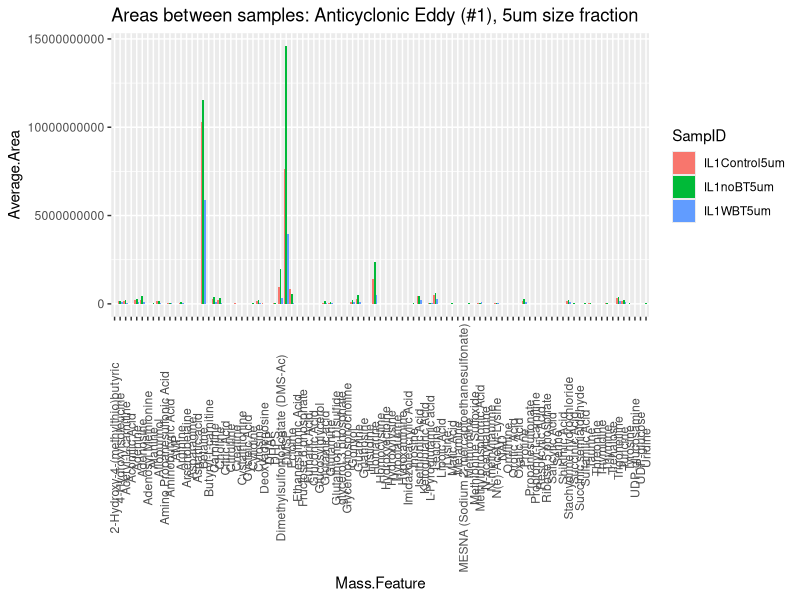
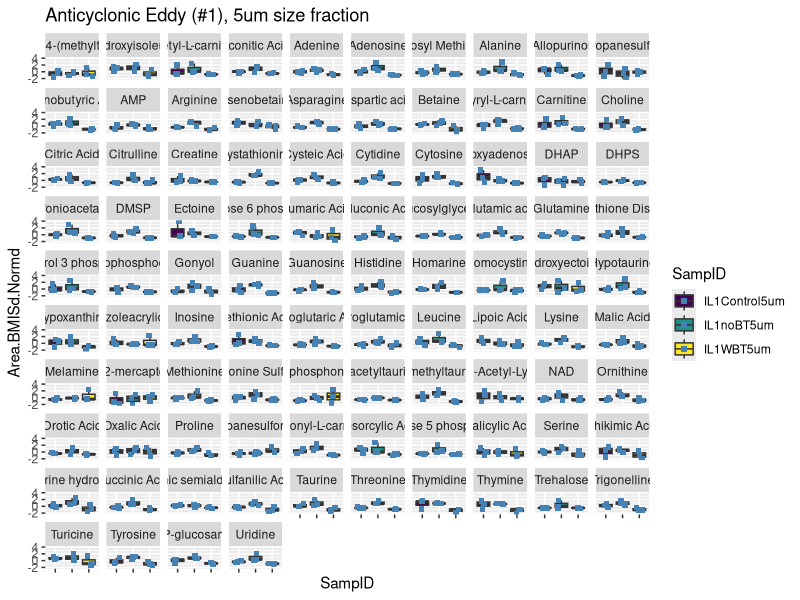
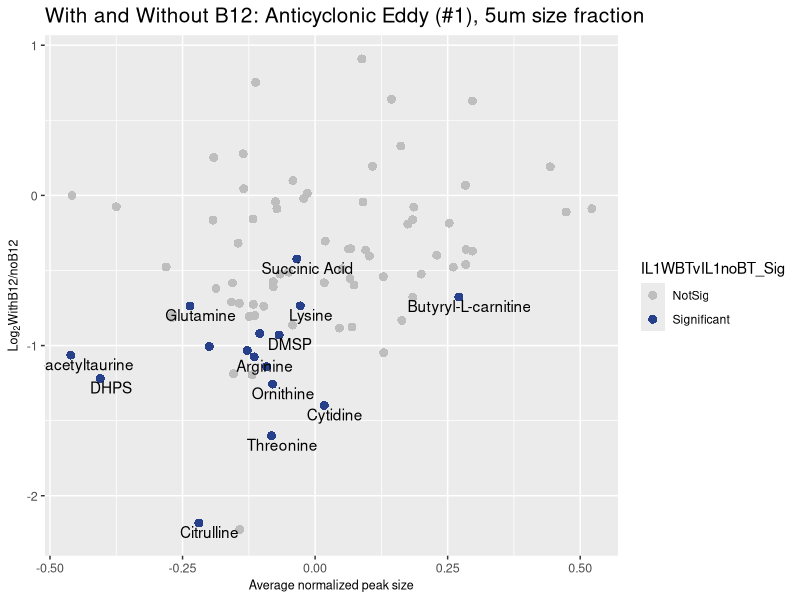
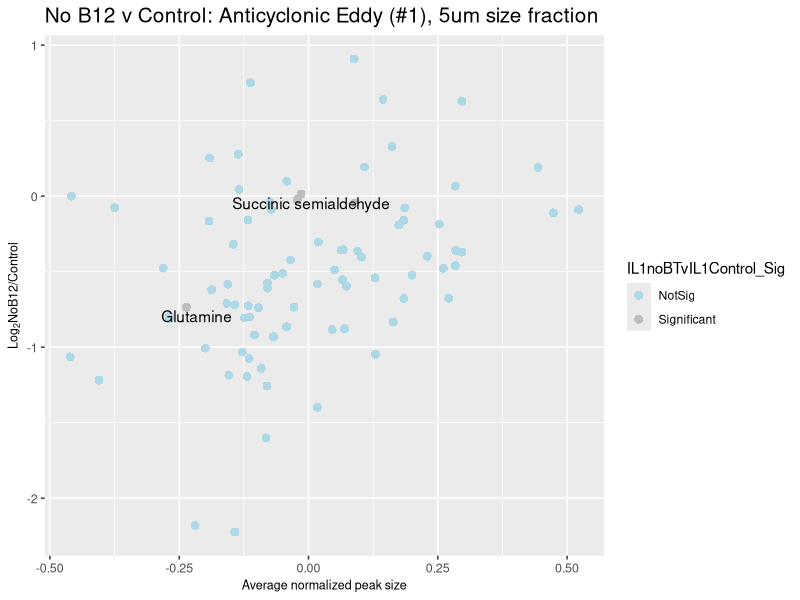
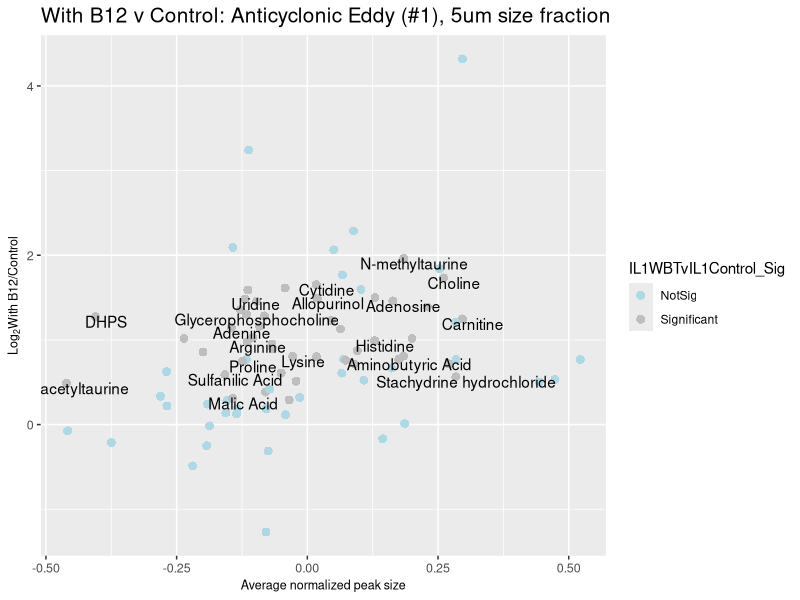

The R script that drew these images, in order:
library(tidyverse)
options(scipen = 999)

# Setup -------------------------------------------------------------------
# Specific size/eddy

# Set treatment filters
myTreatments <- c("IL1WBT|IL1noBT|IL1Control")
myTitle <- "Anticyclonic Eddy (#1), 5um size fraction"
myTreatmentsSplit <- unlist(strsplit(myTreatments, split = '|', fixed = TRUE))

BMISd_1_0.2_notnormd <- read.csv("data_processed/IsoLagran1_0.2_notnormd.csv", stringsAsFactors = FALSE) %>%
  select(Mass.Feature:Adjusted.Area)
BMISd_1_5_notnormd <- read.csv("data_processed/IsoLagran1_5_notnormd.csv", stringsAsFactors = FALSE) %>%
  select(Mass.Feature:Adjusted.Area)
BMISd_2_0.2_notnormd <- read.csv("data_processed/IsoLagran2_0.2_notnormd.csv", stringsAsFactors = FALSE) %>%
  select(Mass.Feature:Adjusted.Area)
BMISd_2_5_notnormd <- read.csv("data_processed/IsoLagran2_5_notnormd.csv", stringsAsFactors = FALSE) %>%
  select(Mass.Feature:Adjusted.Area)

BMISd_1_0.2_wide <- read.csv("data_processed/IsoLagran1_0.2_normd.csv", stringsAsFactors = FALSE, check.names = FALSE)
BMISd_1_5_wide <- read.csv("data_processed/IsoLagran1_5_normd.csv", stringsAsFactors = FALSE, check.names = FALSE)
BMISd_2_0.2_wide <- read.csv("data_processed/IsoLagran2_0.2_normd.csv", stringsAsFactors = FALSE, check.names = FALSE)
BMISd_2_5_wide <- read.csv("data_processed/IsoLagran2_5_normd.csv", stringsAsFactors = FALSE, check.names = FALSE)

# Assign names
BMISd.long <- BMISd_1_5_notnormd
  
BMISd.wide <- BMISd_1_5_wide
colnames(BMISd.wide)[1] <- "Replicate.Name"
BMISd.wide.notnormd <- BMISd.long %>%
  pivot_wider(names_from = Replicate.Name, 
              values_from = Adjusted.Area)

# Change all sets to long format
BMISd.long.normd <- BMISd.wide %>%
  pivot_longer(-Replicate.Name,
    names_to = "Mass.Feature",
    values_to = "Area.BMISd.Normd") %>%
  select(Mass.Feature, Replicate.Name, Area.BMISd.Normd)

BMISd.wide.normd <- BMISd.long.normd %>%
  spread(key = "Replicate.Name", value = "Area.BMISd.Normd")

# Combine all data and rearrange
full.BMISd <- BMISd.long.normd %>%
  left_join(BMISd.long) %>%
  filter(str_detect(Replicate.Name, myTreatments)) %>%
  separate(Replicate.Name, into = c("one", "two", "SampID", "four"), remove = FALSE) %>% 
  select(Mass.Feature, Replicate.Name, SampID, Area.BMISd.Normd, Adjusted.Area) %>%
  unique() %>%
  arrange(Mass.Feature)
full.BMISd <- full.BMISd[complete.cases(full.BMISd), ]

# Quick fold change test
FC.test <- full.BMISd %>%
  group_by(Mass.Feature, SampID) %>%
  mutate(Average.Area = mean(Adjusted.Area, na.rm = TRUE)) %>%
  select(Mass.Feature, SampID, Average.Area) %>%
  unique()

FC.plot <- ggplot(FC.test, aes(x = Mass.Feature, y = Average.Area)) +
  geom_bar(position = "dodge", stat="identity", aes(fill = SampID)) + 
  theme(axis.text.x = element_text(angle = 90, vjust = 0.5)) +
  ggtitle(paste("Areas between samples:", myTitle))
FC.plot 

# Start analysis ----------------------------------------------------------

# Calculate fold changes between treatments
Analysis <- BMISd.wide.notnormd[complete.cases(BMISd.wide.notnormd), ]
mySamps <- colnames(Analysis)

myTreat1 <- mySamps[grepl(myTreatmentsSplit[1], mySamps)] # Treat1 = WBT
myTreat2 <- mySamps[grepl(myTreatmentsSplit[2], mySamps)] # Treat2 = noB12
myTreat3 <- mySamps[grepl(myTreatmentsSplit[3], mySamps)] # Treat3 = Control
myTreatsdf <- Analysis[, c(myTreat1, myTreat2, myTreat3)]

Analysis <- Analysis %>%
  mutate(!!paste(myTreatmentsSplit[1], "v", myTreatmentsSplit[2], "_FC", sep = "") := 
           log2(rowMeans(Analysis[, myTreat2]) / rowMeans(Analysis[, myTreat3]))) %>% #Wbt/nobt
  mutate(!!paste(myTreatmentsSplit[2], "v", myTreatmentsSplit[3], "_FC", sep = "") := 
           log2(rowMeans(Analysis[, myTreat2]) / rowMeans(Analysis[, myTreat3]))) %>% #nobt/control
  mutate(!!paste(myTreatmentsSplit[1], "v", myTreatmentsSplit[3], "_FC", sep = "") :=
           log2(rowMeans(Analysis[, myTreat1]) / rowMeans(Analysis[, myTreat3]))) %>% #Wbt/Control
  select(matches("Mass|FC"))
  
  
# Set up data for ANOVA
AnovaB12 <- full.BMISd %>%
  select(-Replicate.Name) %>%
  mutate(SampID = factor(SampID, ordered = TRUE)) %>%
  group_by(Mass.Feature) %>%
  mutate(Count = n()) %>%
  filter(!Count < 9 ) %>% # 3 replicates of each treatment, total of 9. Filter those groups missing replicates.
  arrange(Mass.Feature) %>%
  select(-Count) 

# Graph normalized areas for reference
Normd.Areas <- ggplot(AnovaB12, aes(x = SampID, y = Area.BMISd.Normd, fill = SampID)) +
  geom_boxplot() +
  facet_wrap(~Mass.Feature) +
  theme(axis.text.x = element_blank()) +
  geom_jitter(shape = 15,
              color = "steelblue",
              position = position_jitter(0.21)) +
  ggtitle(myTitle) 
Normd.Areas

# Apply ANOVA to dataframe, summarize and check significance
AnovaList <- lapply(split(AnovaB12, AnovaB12$Mass.Feature), function(i) {
  aov(lm(Adjusted.Area ~ SampID, data = i))
}) 
AnovaListSummary <- lapply(AnovaList, function(i) {
  summary(i)
})


# Apply Tukey to dataframe and check significance
TukeyList <- lapply(AnovaList, function(x) TukeyHSD(x))

# Summarize ANOVA and create dataframe of significance
AnovaDF <- as.data.frame(do.call(rbind, lapply(AnovaListSummary, function(x) {temp <- unlist(x)})))
colnames(AnovaDF)[9] <- "AnovaP"
AnovaDF$AnovaQ <- p.adjust(AnovaDF$AnovaP, method = "fdr")

AnovaDF <- AnovaDF %>%
  rownames_to_column(var = "Mass.Feature") %>%
  mutate(AnovaSig_P = ifelse(AnovaP < 0.1, TRUE, FALSE)) %>%
  mutate(AnovaSig_Q = ifelse(AnovaQ < 0.1, TRUE, FALSE)) %>%
  select(Mass.Feature, AnovaP, AnovaSig_P, AnovaQ, AnovaSig_Q) %>%
  arrange(Mass.Feature)

# Summarize Tukey HSD and create dataframe of significance

TukeyDF <- as.data.frame(do.call(rbind, lapply(TukeyList, function(x) {temp <- unlist(x)}))) %>%
  select(SampID10:12) %>%
  rownames_to_column("Mass.Feature") %>%
  # mutate(Sig_1 = ifelse(SampID10 < 0.1, "Significant", ifelse(between(SampID10, 0.1, 0.5), "CloseSig", "NotSig")),
  #        Sig_2 = ifelse(SampID11 < 0.1, "Significant", ifelse(between(SampID11, 0.1, 0.5), "CloseSig", "NotSig")),
  #        Sig_3 = ifelse(SampID12 < 0.1, "Significant", ifelse(between(SampID12, 0.1, 0.5), "CloseSig", "NotSig"))) %>%
  mutate(Sig_1 = ifelse(SampID10 < 0.1, "Significant", "NotSig"),
         Sig_2 = ifelse(SampID11 < 0.1, "Significant", "NotSig"),
         Sig_3 = ifelse(SampID12 < 0.1, "Significant", "NotSig")) %>%
  rename(!!paste(myTreatmentsSplit[1], "v", myTreatmentsSplit[2], sep = "") := SampID10,
         !!paste(myTreatmentsSplit[2], "v", myTreatmentsSplit[3], sep = "") := SampID11,
         !!paste(myTreatmentsSplit[1], "v", myTreatmentsSplit[3], sep = "") := SampID12) %>%
  rename(!!paste(myTreatmentsSplit[1], "v", myTreatmentsSplit[2], "_Sig", sep = "") := Sig_1,
         !!paste(myTreatmentsSplit[2], "v", myTreatmentsSplit[3], "_Sig", sep = "") := Sig_2,
         !!paste(myTreatmentsSplit[1], "v", myTreatmentsSplit[3], "_Sig", sep = "") := Sig_3) %>%
  # mutate(SampID10_Q = p.adjust(SampID10, method = "fdr"),
  #        SampID11_Q = p.adjust(SampID11, method = "fdr"),
  #        SampID12_Q = p.adjust(SampID12, method = "fdr")) %>%
  # mutate(Sig_1Q = ifelse(SampID10_Q < 0.1, TRUE, FALSE),
  #        Sig_2Q = ifelse(SampID11_Q < 0.1, TRUE, FALSE),
  #        Sig3_Q = ifelse(SampID12_Q < 0.1, TRUE, FALSE)) %>%
  arrange(Mass.Feature)

# Join with original data to plot
toPlot <- full.BMISd %>%
  left_join(AnovaDF) %>%
  group_by(Mass.Feature, SampID) %>%
  mutate(AveSmp = mean(Area.BMISd.Normd, na.rm = TRUE)) %>%
  select(Mass.Feature, SampID, AveSmp, AnovaSig_P, AnovaSig_Q) %>%
  unique() %>%
  left_join(TukeyDF) %>% # for tukey-determined significance, p only (no fdr)
  left_join(Analysis) %>%
  arrange(Mass.Feature) %>%
  drop_na() %>%
  group_by(Mass.Feature) %>%
  mutate(TotalAve = mean(AveSmp))


a <- ggplot(toPlot, aes(x = TotalAve, y = -1*(IL1WBTvIL1noBT_FC), fill = IL1WBTvIL1noBT_Sig,
                          label = Mass.Feature)) +
  geom_point(size = 3, shape = 21, stroke=0) +  
  scale_fill_manual(values = c("grey", "royalblue4")) +
  scale_alpha_manual(values = c(1, 0.5)) +
  ggtitle(paste("With and Without B12:", myTitle)) +
  theme(plot.title = element_text(size = 15),
        legend.position="none",
        axis.title.y=element_text(size=9),
        axis.title.x=element_text(size=9),
        axis.text=element_text(size=9)) +
  labs(x="Average normalized peak size", y=expression(paste(Log[2], "WithB12/noB12", sep = ""))) +
  theme(legend.position="right") +
  geom_text(data = subset(toPlot, IL1WBTvIL1noBT_Sig == "Significant"), nudge_y = -0.06, nudge_x = 0.02, check_overlap = TRUE)
a

b <- ggplot(toPlot, aes(x = TotalAve, y = -1*(IL1noBTvIL1Control_FC), fill = IL1noBTvIL1Control_Sig,
                        label = Mass.Feature)) +
  geom_point(size = 3, shape = 21, stroke=0) +  
  scale_fill_manual(values = c("lightblue", "grey", "royalblue4")) +
  scale_alpha_manual(values = c(1, 0.7, 0.5)) +
  ggtitle(paste("No B12 v Control:", myTitle)) +
  theme(plot.title = element_text(size = 15),
        legend.position="none",
        axis.title.y=element_text(size=9),
        axis.title.x=element_text(size=9),
        axis.text=element_text(size=9)) +
  labs(x="Average normalized peak size", y=expression(paste(Log[2], "NoB12/Control", sep = ""))) +
  theme(legend.position="right") +
  geom_text(data = subset(toPlot, IL1noBTvIL1Control_Sig == "Significant"), nudge_y = -0.06, nudge_x = 0.02, check_overlap = TRUE) 
b

c <- ggplot(toPlot, aes(x = TotalAve, y = -1*(IL1WBTvIL1Control_FC), fill = IL1WBTvIL1Control_Sig,
                        label = Mass.Feature)) +
  geom_point(size = 3, shape = 21, stroke=0) +  
  scale_fill_manual(values = c("lightblue", "grey", "royalblue4")) +
  scale_alpha_manual(values = c(1, 0.7, 0.5)) +
  ggtitle(paste("With B12 v Control:", myTitle)) +
  theme(plot.title = element_text(size = 15),
        legend.position="none",
        axis.title.y=element_text(size=9),
        axis.title.x=element_text(size=9),
        axis.text=element_text(size=9)) +
  labs(x="Average normalized peak size", y=expression(paste(Log[2], "With B12/Control", sep = ""))) +
  theme(legend.position="right") +
  geom_text(data = subset(toPlot, IL1WBTvIL1Control_Sig == "Significant"), nudge_y = -0.06, nudge_x = 0.02, check_overlap = TRUE) 
c



